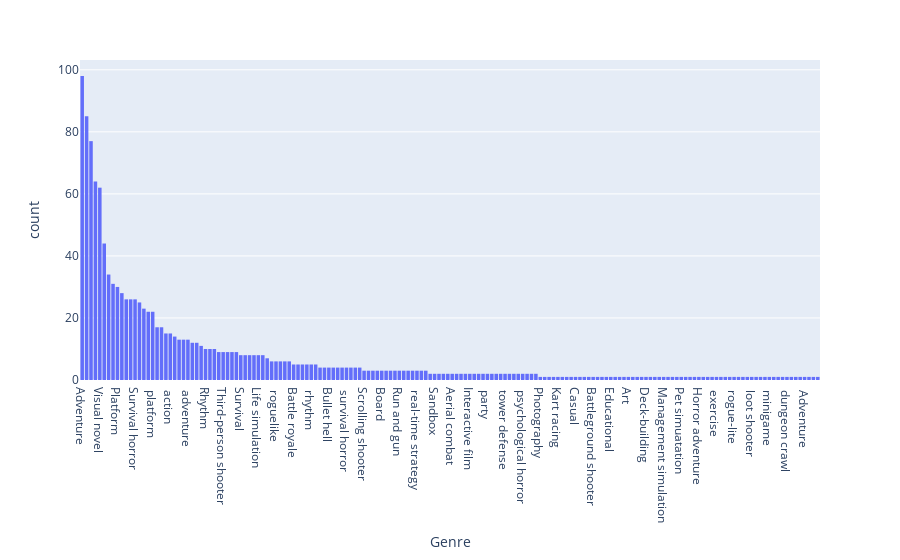

Source (notebook cell):
### Code cell
px.histogram(vg_genre, x='Genre').update_xaxes(categoryorder='total descending')

### Figure 1 — Plotly figure (JSON) as saved in the notebook; plotly's stock layout.template omitted (floating-point values rounded to 4 significant figures; data arrays with more than 128 entries replaced by an {"elided": "..."} marker saying what was removed)
{"data": [{"alignmentgroup": "True", "bingroup": "x", "hovertemplate": "Genre=%{x}<br>count=%{y}<extra></extra>", "legendgroup": "", "marker": {"color": "#636efa", "pattern": {"shape": ""}}, "name": "", "offsetgroup": "", "orientation": "v", "showlegend": false, "type": "histogram", "x": {"elided": "1264 str values"}, "xaxis": "x", "yaxis": "y"}], "layout": {"barmode": "relative", "legend": {"tracegroupgap": 0}, "margin": {"t": 60}, "xaxis": {"anchor": "y", "categoryorder": "total descending", "domain": [0, 1], "title": {"text": "Genre"}}, "yaxis": {"anchor": "x", "domain": [0, 1], "title": {"text": "count"}}}}
